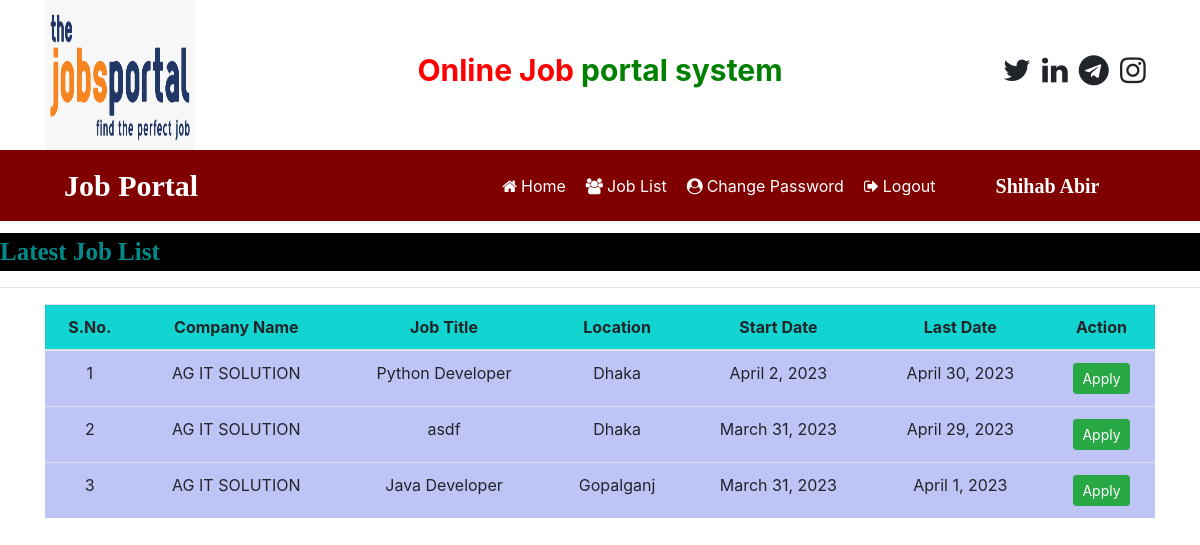
Screenshot of /user_latestjobs (signed in) with the database file from the repository.
### job/models.py (models this page shows, shortened)
class Job(models.Model):
    recruiter = models.ForeignKey(Recruiter,on_delete=models.CASCADE)
    start_date = models.DateField()
    end_date = models.DateField()
    title = models.CharField(max_length=100)
    salary = models.FloatField(max_length=20)
    image = models.FileField()
    description = models.CharField(max_length=200)
    experience = models.CharField(max_length=50)
    location = models.CharField(max_length=100)
    skills = models.CharField(max_length=100)
    creationdate = models.DateField()

class Recruiter(models.Model):
    user=models.ForeignKey(User,on_delete=models.CASCADE)
    mobile=models.CharField(max_length=15,null=True)
    image=models.FileField(null=True)
    gender=models.CharField(max_length=10,null=True)
    company=models.CharField(max_length=1000,null=True)
    type=models.CharField(max_length=15,null=True)
    status = models.CharField(max_length=20, null=True)

### job/views.py (the view)
# urls.py: path('user_latestjobs',user_latestjobs, name="user_latestjobs"),
def user_latestjobs(request):
    job = Job.objects.all().order_by('-start_date')
    user = request.user
    student = StudentUser.objects.get(user=user)
    data = Apply.objects.filter(student=student)
    li=[]
    for i in data:
        li.append(i.job.id)
    d = {'job': job,'li':li}
    return render(request,'user_latestjobs.html',d)

### job/templates/user_latestjobs.html (shortened to what this page needs)
{% load static %}
{% block body %}
{% include 'user_navigation.html' %}
<marquee style = "font-family : 'Monotype Corsiva'; font-size : 25px; color: darkcyan ; background-color: black ; font-weight: bold; margin-top: 1%">
    Latest Job List
</marquee>
<hr>
<div class="container">
<table class="table table-hover" id="example" class="display">
    <thead>
    <tr style="background-color: #12d4D0">
        <th>S.No.</th>
        <th>Company Name</th>
        <th>Job Title</th>
        <th>Location</th>
        <th>Start Date</th>
        <th>Last Date</th>
        <th>Action</th>
    </tr>
    </thead>
    <tbody >
    {% for i in job %}
    <tr style="background-color: #12d4">
        <td>{{forloop.counter}}</td>
        <td>{{i.recruiter.company}}</td>
        <td>{{i.title}}</td>
         <td>{{i.location}}</td>
        <td>{{i.start_date}}</td>
        <td>{{i.end_date}}</td>
        {% if i.id in li %}
        <td>Appllied</td>
        {% else %}
        <td><a href="{% url 'job_detail' i.id %}" class="btn btn-success btn-sm">Apply</a>{% endif %}</td>
    </tr>
    {% endfor %}
    </tbody>
</table>
    </div>
{% endblock  %}

### job/templates/user_navigation.html (shortened to what this page needs)
<html>
<head>
    {% load static %}
  <link rel="stylesheet" href="https://cdn.jsdelivr.net/npm/bootstrap@4.6.2/dist/css/bootstrap.min.css">
  <link rel="stylesheet" href="https://cdnjs.cloudflare.com/ajax/libs/font-awesome/4.7.0/css/font-awesome.min.css">
</head>
<body>
<div class="container">
    <div class="row">
        <div class="col-sm-3">
            <img src="{% static 'images/R.png' %}" style="width:150px;height:150px">
        </div>
        <div class="col-sm-6 mt-5 text-center">
            <span style ="font-weight : bold; font-size : 30px">
                <span style="color : red">Online Job</span>
                <span style="color : green">portal system</span>
            </span>
        </div>
        <div class="col-sm-3 mt-5" style="padding-left : 10%">
        <span style="font-weight : bold; font-size: 30px">
            <span>
                <i class="fa fa-twitter pl-1"></i>
                <i class="fa fa-linkedin pl-1"></i>
                <i class="fa fa-telegram pl-1" ></i>
                <i class="fa fa-instagram pl-1"></i>
            </span>
        </span>
        </div>
    </div>
</div>
<nav class="navbar navbar-expand-sm" style="background-color : maroon">
    <a class="navbar-brand text-white pl-5 font-weight-bold" style="font-family:'Monotype Corsiva'; font-size:30px">Job Portal</a>
<ul class="navbar-nav">
    <li class="nav-item">
        <a class="nav-link" href="{% url 'user_home' %}" style="margin-left: 280px"><i class="fa fa-home mr-1"></i>Home</a>
    </li>
    <li class="nav-item">
        <a class="nav-link" href="{% url 'user_latestjobs' %}"><i class="fa fa-users mr-1"></i>Job List</a>
    </li>
    <li class="nav-item">
        <a class="nav-link" href="{% url 'change_passworduser' %}"><i class="fa fa-user-circle mr-1"></i>Change Password</a>
    </li>
    <li class="nav-item">
        <a class="nav-link" href="{% url 'Logout' %} "> <i class="fa fa-sign-out mr-1"></i>Logout</a>
    </li>
</ul>
<a class="navbar-brand text-white pl-5 font-weight-bold" style="font-family:'Monotype Corsiva'; font-size:20px">{{request.user.first_name}} {{request.user.last_name}}</a>
</nav>
</body>
</html>

### job/templates/user_navigation.html (style rules this page uses)
.nav-link { color : white !important; margin-right: 4px }

### job/templates/user_latestjobs.html (style rules this page uses)
tr { text-align:center }

### rows the page displays
Job: recruiter.company "AG IT SOLUTION", title "Python Developer", location "Dhaka", start_date "April 2, 2023", end_date "April 30, 2023", shows "Apply"
Job: recruiter.company "AG IT SOLUTION", title "asdf", location "Dhaka", start_date "March 31, 2023", end_date "April 29, 2023", shows "Apply"
Job: recruiter.company "AG IT SOLUTION", title "Java Developer", location "Gopalganj", start_date "March 31, 2023", end_date "April 1, 2023", shows "Apply"

### other values shown
{{ request.user.first_name }} "Shihab"
{{ request.user.last_name }} "Abir"
